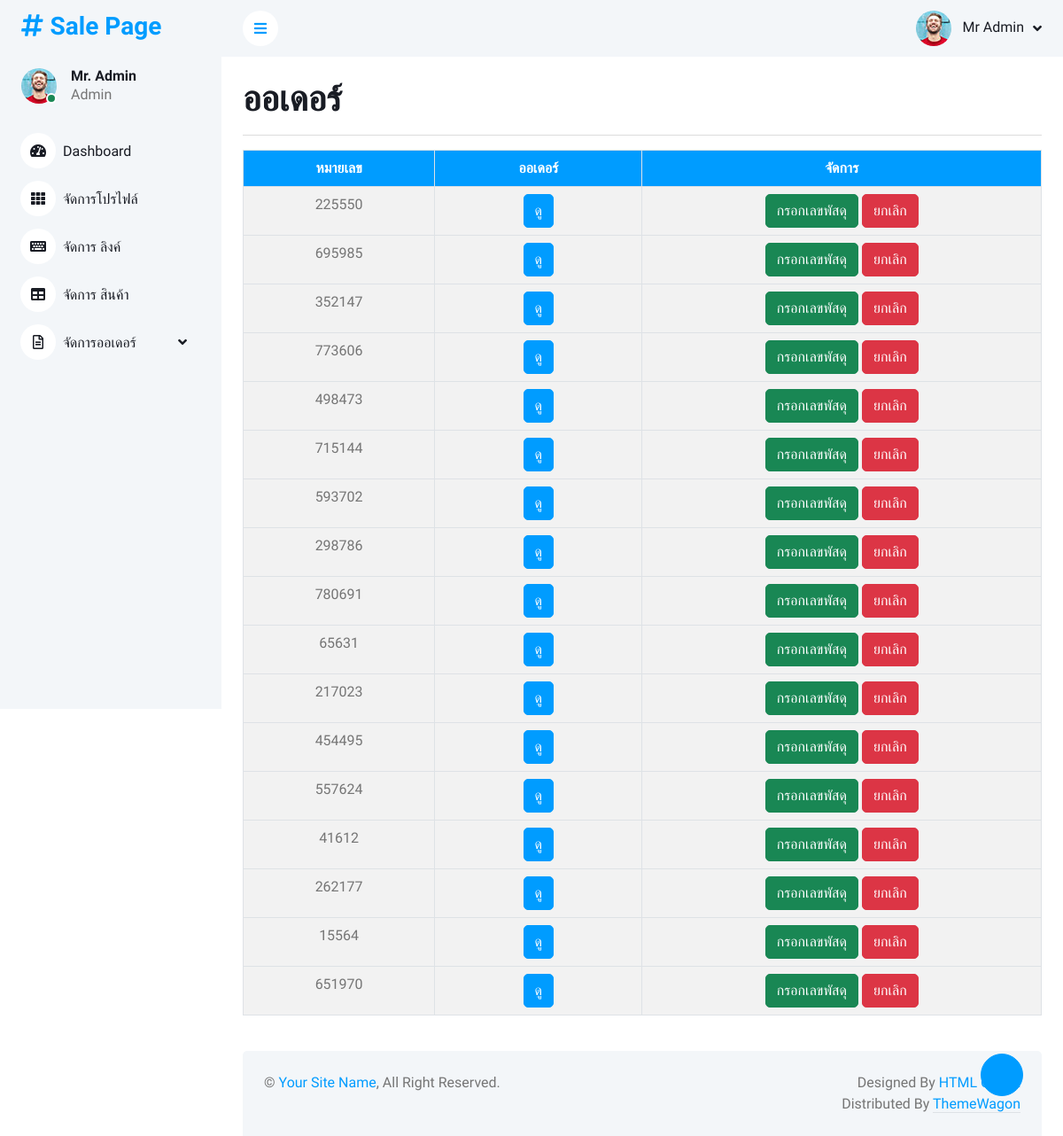
Screenshot of /admin/order.php (signed in) with the database file from the repository.
### tables this page shows
CREATE TABLE `tb_users_delivery` (
  `id` int(11) NOT NULL,
  `name` text NOT NULL,
  `phone` text NOT NULL,
  `address` text NOT NULL,
  `img_online` text,
  `email` text NOT NULL,
  `code_delivery` text NOT NULL,
  `transport` text,
  `status` int(11) NOT NULL
);

### admin/order.php (the view, shortened to what this page needs)
<?php
require_once("function/head.php");
require_once("function/nav.php");
?>
<div class="container-fluid px-4 mt-4">
    <h1>ออเดอร์</h1>
    <hr>
    <div class="table-responsive">
        <table id="table_order" class="table table-bordered table table-striped table-hover text-center">
            <thead class="bg-primary text-white">
                <tr>
                    <th style="text-align: center;">หมายเลข</th>
                    <th style="text-align: center;">ออเดอร์</th>
                    <th style="text-align: center;">จัดการ</th>
                </tr>
            </thead>
            <?php
            $sql = "SELECT * FROM tb_users_delivery";
            $query = $conn->query($sql);
            foreach ($query as $row) {
                if ($row['status'] == "1") {
            ?>
                    <tbody>
                        <tr>
                            <td width="12%"><?= $row['code_delivery']; ?></td>
                            <td width="13%">
                                <button class="btn btn-primary view_order"  data-id="<?php echo $row['id']; ?>">ดู</button>
                            </td>
                            <td width="25%">
                                <button class="btn btn-success m-0 order_success" email-id="<?php echo $row['email'];?>" data-id="<?php echo $row['id']; ?>">กรอกเลขพัสดุ</button>
                                <button class="btn btn-danger m-0" id="cancel" data-id="<?php echo $row['id']; ?>">ยกเลิก</button>
                            <?php } ?>
                            </td>
                        </tr>
                    </tbody>
                <?php } ?>
        </table>
    </div>
</div>
<?php require_once("function/footer.php"); ?>

### admin/css/style.css (style rules this page uses)
:root { --primary: #009CFF; --light: #F3F6F9; --dark: #191C24; }
.btn { transition: .5s; }
.btn.btn-primary { color: #FFFFFF; }

### rows the page displays
tb_users_delivery: code_delivery "225550"
tb_users_delivery: code_delivery "695985"
tb_users_delivery: code_delivery "352147"
tb_users_delivery: code_delivery "773606"
tb_users_delivery: code_delivery "498473"
tb_users_delivery: code_delivery "715144"
tb_users_delivery: code_delivery "593702"
tb_users_delivery: code_delivery "298786"
tb_users_delivery: code_delivery "780691"
tb_users_delivery: code_delivery "65631"
tb_users_delivery: code_delivery "217023"
tb_users_delivery: code_delivery "454495"
tb_users_delivery: code_delivery "557624"
tb_users_delivery: code_delivery "41612"
tb_users_delivery: code_delivery "262177"
tb_users_delivery: code_delivery "15564"
tb_users_delivery: code_delivery "651970"
